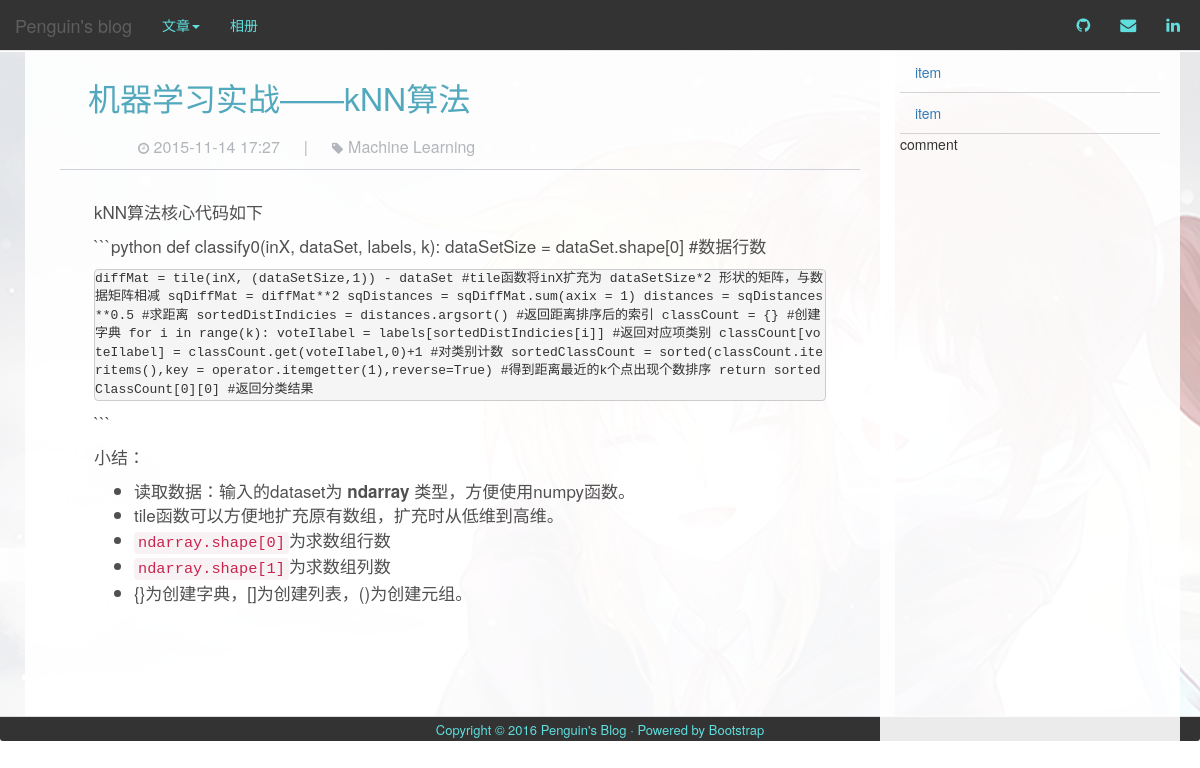
/post/1, run on the app's committed database.
### app/models.py (models this page shows)
class Post(db.Model):
    id = db.Column(db.Integer, primary_key=True)
    title = db.Column(db.String)
    body = db.Column(db.String)
    timestamp = db.Column(db.String)
    tag = db.Column(db.String)
    info = db.Column(db.String)
    body_markdown = db.Column(db.String)
    counter = db.Column(db.Integer)

### app/views.py (the view)
@app.route('/post/<post_id>')
def post(post_id):
    post = db.session.query(Post).filter(Post.id == post_id).first()
    html_txt = markdown.markdown(post.body_markdown)
    post.body = html_txt
    db.session.add(post)
    db.session.commit()
    return render_template('post.html',
                           post = post)

### app/views.py (called while the page is built)
@app.before_request #register a function to run before every request
def before_request():
    g.user = current_user
    if g.user.is_authenticated:
        g.user.last_seen = datetime.utcnow()
        db.session.add(g.user)
        db.session.commit()

### app/templates/post.html
{% extends "base.html" %}
{% block content %}
<div>
    <div class="post">
        <div class="post-header">
            <div class="post-title">{{post.title}}</div>
            <div class="post-header-buttom">
                <div class="post-timestamp"> {{post.timestamp}}</div>
                <div class="post-header-buttom-divider">|</div>
                <div class="post-tag">{{post.tag}}</div>
            </div>
        </div>
        <div class="post-body font-kai">
            {{post.body | safe}}
        </div>
    </div>
</div>
{% endblock %}

### app/static/custom.css (style rules this page uses)
body { z-index: 0; }
.post { margin: 10px; padding: 10px; padding-bottom: 100px; }
.post-header, .post-body { padding-left: 2em; padding-right: 2em; }
.post-header { display: block; color: #333; margin: 0; line-height: 20px; border-bottom: solid 1px #cfd2d8; }
.post-title { display: block; font-size: xx-large; color: #52a8bc; font-weight: 500; }
.post-header-buttom { display: block; padding-left: 30px; padding-top: 10px; padding-bottom: 10px; min-height: 30px; }
.post-timestamp:before { font-family: FontAwesome; content: "\f017"; font-size: small; }
.post-tag:before { font-family: FontAwesome; content: "\f02b"; font-size: small; padding-right: 5px; }
.post-timestamp, .post-tag { display: inline-block; padding: 20px; padding-bottom: 0px; font-size: medium; font-family: "Helvetica Neue", Helvetica, Arial, sans-serif; color: #b2b5ba; }
.post-body { padding-top: 30px; padding-left: 2em; padding-right: 2em; font-family: 'Helvetica Neue',Hiragino Sans GB,Microsoft Yahei,WenQuanYi Micro Hei,Helvetica,Arial,sans-serif; font-size: 17px; font-weight: 400; color: #505050; }
.post-header-buttom-divider { display: inline-block; font-size: medium; color: #b2b5ba; ; }
pre { padding: 0px; }

### data on the page
Post: title "机器学习实战——kNN算法", timestamp "2015-11-14 17:27", tag "Machine Learning", body "kNN算法核心代码如下 ```python def classify0(inX, dataSet, labels, k): dataSetSize = dataSet.shape[0] #数据行数 diffMat = tile(inX, (dataSetSize,1)) - dataSet #tile函数将inX扩充为 dataSetSize*2 形状的矩阵，与数据矩阵相减 sqDiffMat = diffMat**2 sqDistances = sqDiffMat.sum(axix = 1) distances = sqDistances**0.5 #求距离 sortedDistIndicies = distances.argsort() #返回距离排序后的索引 classCount = {} #创建字典 for i in range(k): voteIlabel = labels[sortedDistIndicies[i]] #返回对应项类别 classCount[voteIlabel] = classCount.get(voteIlabel,0)+1 #对类别计数 sortedClassCount = sorted(classCount.iteritems(),key = operator.itemgetter(1),reverse=True) #得到距离最近的k个点出现个数排序 return sortedClassCount[0][0] #返回分类结果 ``` 小结： 读取数据：输入的dataset为 ndarray 类型，方便使用numpy函数。…"
